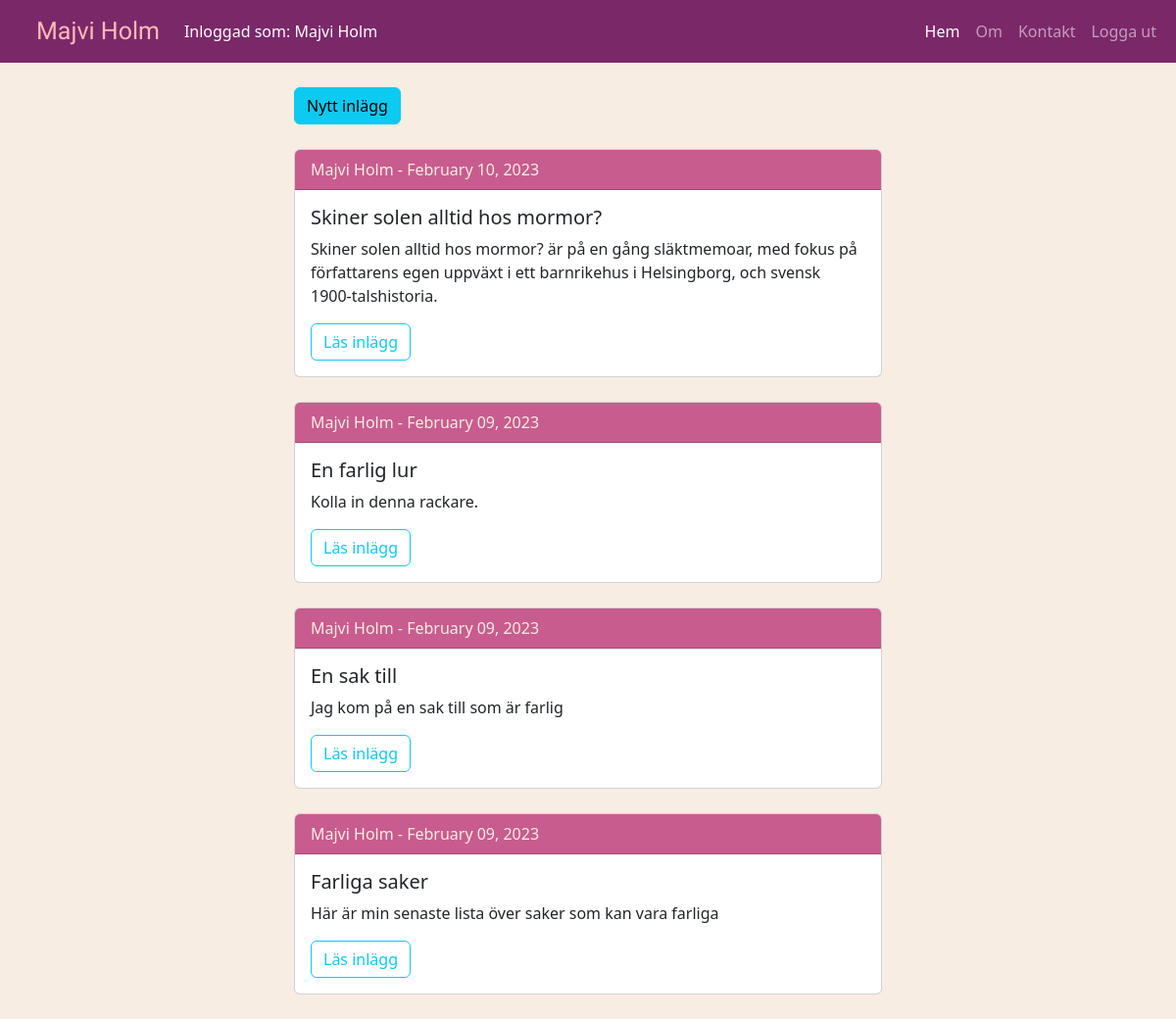
/ (signed in), run on the app's committed database.
### main.py (models this page shows)
class User(UserMixin, db.Model):
    __tablename__ = "users"
    id = db.Column(db.Integer, primary_key=True)
    email = db.Column(db.String(100), unique=True)
    password = db.Column(db.String(100))
    name = db.Column(db.String(1000))
    posts = relationship("BlogPost", back_populates="author")
    comments = relationship("Comment", back_populates="comment_author")

class BlogPost(db.Model):
    __tablename__ = "blog_posts"
    id = db.Column(db.Integer, primary_key=True)
    title = db.Column(db.String(250), unique=True, nullable=False)
    subtitle = db.Column(db.String(250), nullable=False)
    date = db.Column(db.String(250), nullable=False)
    body = db.Column(db.Text, nullable=False)
    img_url = db.Column(db.String(250), nullable=False)
    author_id = db.Column(db.Integer, db.ForeignKey("users.id"))
    author = relationship("User", back_populates="posts")
    comments = relationship("Comment", back_populates="parent_post")

### main.py (the view)
@app.route("/")
def home():
    user = None
    if current_user.is_authenticated:
        user = current_user
    posts = BlogPost.query.all()
    return render_template("index.html", posts=posts, user=user, logged_in=current_user.is_authenticated)

### main.py (called while the page is built)
@login_manager.user_loader
def load_user(user_id):
    return User.query.get(int(user_id))

### templates/index.html
{% extends "layout.html" %}
{% block contents %}
{% if logged_in %}
  {% if user.id == 2 %}
    <a href="{{ url_for('new_post') }}" class="btn btn-info">Nytt inlägg</a>
  {% endif %}
{% endif %}
{% for i in posts|reverse: %}
<div class="card">
  <div class="card-header">
    {{i.author.name}} - {{i.date}}
  </div>
  <div class="card-body">
    <h5 class="card-title">{{ i.title }}</h5>
    <p class="card-text">{{i.subtitle}}</p>
    <a href="{{ url_for('show_post', post_id=i.id) }}" class="btn btn-outline-info">Läs inlägg</a>
  </div>
</div>
{% endfor %}
{% endblock contents %}

### templates/layout.html (shortened to what this page needs)
<!doctype html>
{% import "bootstrap/wtf.html" as wtf %}
<html lang="en">
  <head>
    <link href="https://cdn.jsdelivr.net/npm/bootstrap@5.3.0-alpha1/dist/css/bootstrap.min.css" rel="stylesheet">
    <link rel="stylesheet" type="text/css" href="{{ url_for('static', filename='main.css') }}">
  </head>
  <body>
  <nav class="navbar navbar-expand-lg bg-dark" data-bs-theme="dark">
    <div class="container-fluid">
      <a class="navbar-brand" href="{{ url_for('home') }}">Majvi Holm</a>
      {% if logged_in: %}
      <a class="nav-link login">Inloggad som: {{ user.name }}</a>
      {% endif %}
      <div class="collapse navbar-collapse" id="navbarText">
        <ul class="navbar-nav ms-auto mb-2 mb-lg-0">
          <li class="nav-item">
            <a class="nav-link active" aria-current="page" href="{{ url_for('home') }}">Hem</a>
          </li>
          <li class="nav-item">
            <a class="nav-link" href="{{ url_for('about') }}">Om</a>
          </li>
          <li class="nav-item">
            <a class="nav-link" href="{{ url_for('contact') }}">Kontakt</a>
          </li>
          {% if not logged_in: %}
            <li class="nav-item">
              <a class="nav-link" href="{{ url_for('register') }}">Registrera</a>
            </li>
            <li class="nav-item">
              <a class="nav-link" href="{{ url_for('login') }}">Logga in</a>
            </li>
            {% else: %}
            <li class="nav-item">
              <a class="nav-link" href="{{ url_for('logout') }}">Logga ut</a>
            </li>
            {% endif %}
        </ul>
      </div>
    </div>
  </nav>
<div class="container">
  <div class="divform">
  {% block contents %}
  {% endblock %}
  </div>
  </body>
</html>

### static/main.css (style rules this page uses)
body { background-color: #F8EDE3; }
.navbar { background-color: #7B2869 !important; }
.navbar-brand { font-family: 'Norican', cursive; font-size: 25px; color: #FFBABA; margin: 0px 25px 0px 25px; }
.card-header { background-color: #C85C8E; color: #F8EDE3; }
.card { width: 600px; margin: 25px auto 25px; }
.divform { width: 600px; margin: 25px auto 25px; }
.login { color: white; }

### data on the page
User: name "Majvi Holm"
BlogPost: author.name "Majvi Holm", date "February 10, 2023", title "Skiner solen alltid hos mormor?", subtitle "Skiner solen alltid hos mormor? är på en gång släktmemoar, med fokus på författarens egen uppväxt i ett barnrikehus i Helsingborg, och svensk 1900-talshistoria."
BlogPost: author.name "Majvi Holm", date "February 09, 2023", title "En farlig lur", subtitle "Kolla in denna rackare."
BlogPost: author.name "Majvi Holm", date "February 09, 2023", title "En sak till", subtitle "Jag kom på en sak till som är farlig"
BlogPost: author.name "Majvi Holm", date "February 09, 2023", title "Farliga saker", subtitle "Här är min senaste lista över saker som kan vara farliga"
